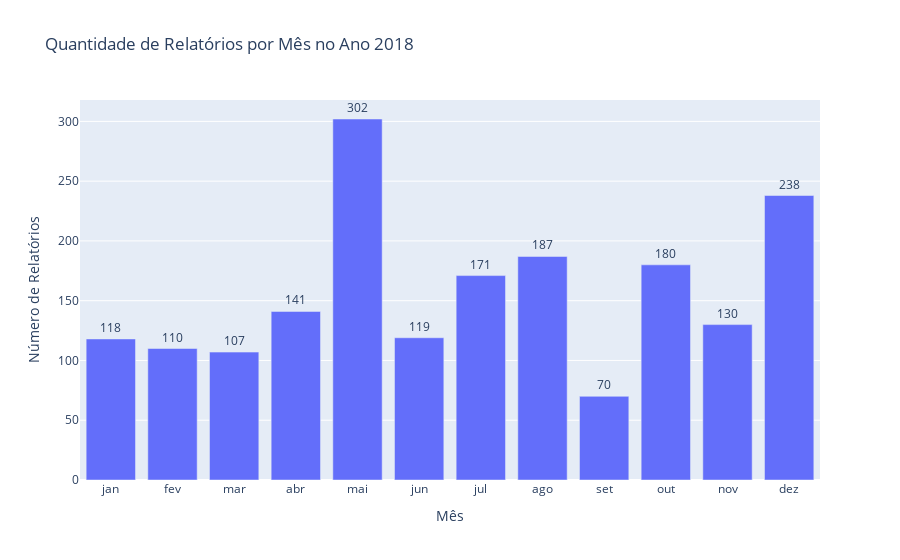
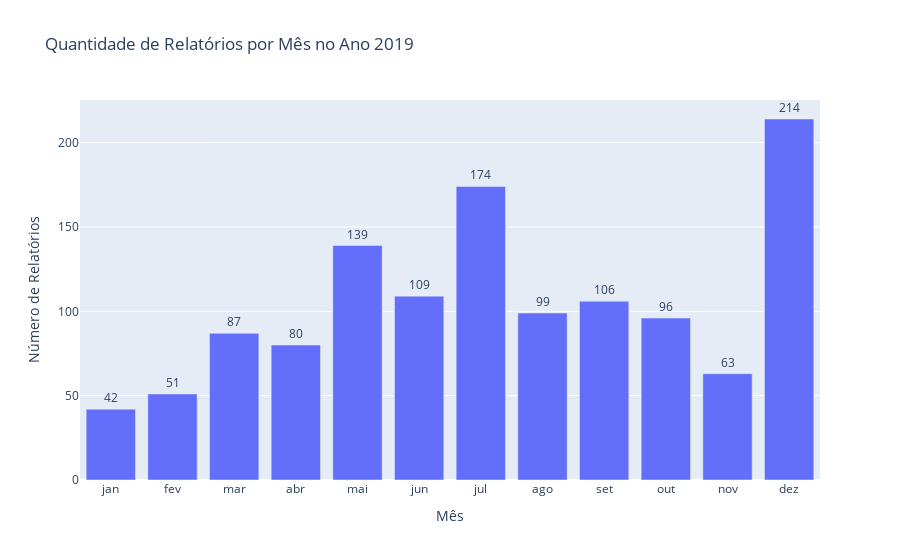
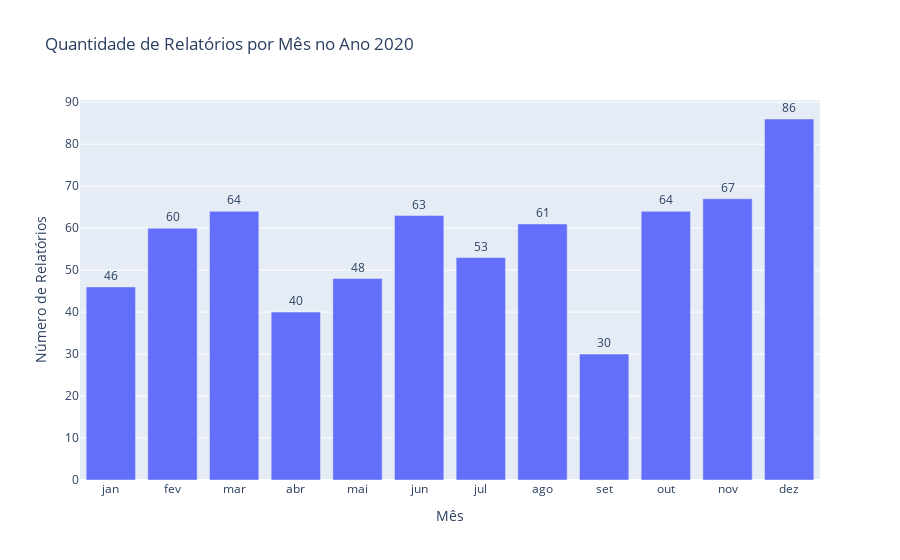
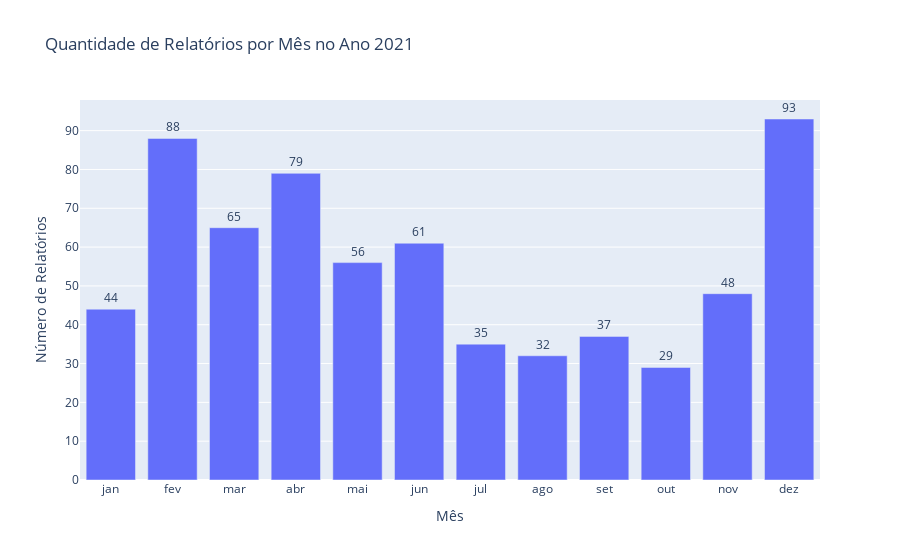

Write notebook code for charts like these, in order.
### Markdown cell above
## 10. Casos Mensais
Nesse tópico veremos a quantidade de relatórios publicados em cada mês ao longos dos anos.

### Code cell
import pandas as pd
import plotly.express as px

# Carregar o DataFrame com a nova base de dados
df = pd.read_csv("relatorios.csv")

# Converter a coluna 'Data' para o formato de datetime
df['Data'] = pd.to_datetime(df['Data'], format='%Y-%m-%d')

# Substituir '#NULL' e valores vazios por NaN
df['Ano'] = df['Ano'].replace("#NULL!", pd.NA)
df = df.dropna(subset=['Ano'])  # Remover linhas onde 'Ano' é NaN

# Converter a coluna 'Ano' para int para evitar problemas posteriores
df['Ano'] = df['Ano'].astype(int)

# Criar um dicionário para armazenar as contagens por ano e por mês
contagens_ano_mes = {}

# Obter a lista de anos únicos
anos = df['Ano'].unique()

# Iterar sobre cada ano para contar os meses
for ano in anos:
    # Filtrar o DataFrame para o ano atual
    df_ano = df[df['Ano'] == ano]
    
    # Contar quantas linhas contêm cada mês no ano atual
    contagens_mes = df_ano['Data'].dt.month.value_counts().sort_index()

    # Converter os números dos meses (1 a 12) para os nomes dos meses
    contagens_mes.index = contagens_mes.index.map({
        1: 'jan', 2: 'fev', 3: 'mar', 4: 'abr', 5: 'mai', 6: 'jun',
        7: 'jul', 8: 'ago', 9: 'set', 10: 'out', 11: 'nov', 12: 'dez'
    })
    
    # Armazenar os resultados no dicionário
    contagens_ano_mes[ano] = contagens_mes

# Converter o dicionário 'contagens_ano_mes' em um DataFrame
df_contagens = pd.DataFrame.from_dict(contagens_ano_mes, orient='index').reset_index()
df_contagens = df_contagens.rename(columns={'index': 'Ano'})

# Transformar o DataFrame para que tenhamos uma estrutura mais adequada para gráficos (long format)
df_contagens_long = df_contagens.melt(id_vars=['Ano'], var_name='Mês', value_name='Quantidade')

# Ordenar os meses de forma adequada
meses_ordenados = ['jan', 'fev', 'mar', 'abr', 'mai', 'jun', 'jul', 'ago', 'set', 'out', 'nov', 'dez']
df_contagens_long['Mês'] = pd.Categorical(df_contagens_long['Mês'], categories=meses_ordenados, ordered=True)

# Ordenar os anos em ordem crescente
df_contagens_long = df_contagens_long.sort_values(by='Ano')

# Criar gráficos de barras para cada ano e exibir a distribuição de relatórios por mês
anos_unicos = sorted(df_contagens_long['Ano'].unique())

for ano in anos_unicos:
    df_ano = df_contagens_long[df_contagens_long['Ano'] == ano]
    
    fig = px.bar(df_ano, x='Mês', y='Quantidade',
                 title=f'Quantidade de Relatórios por Mês no Ano {ano}',
                 labels={'Mês': 'Mês', 'Quantidade': 'Número de Relatórios'},
                 text='Quantidade')
    
    fig.update_traces(textposition='outside')
    fig.update_layout(xaxis=dict(categoryorder='array', categoryarray=meses_ordenados),
                      yaxis_title='Número de Relatórios',
                      xaxis_title='Mês')
    
    # Exibir o gráfico
    fig.show()

### Figure 1 — Plotly figure (JSON) as saved in the notebook; plotly's stock layout.template omitted (floating-point values rounded to 4 significant figures)
{"data": [{"alignmentgroup": "True", "hovertemplate": "Mês=%{x}<br>Número de Relatórios=%{text}<extra></extra>", "legendgroup": "", "marker": {"color": "#636efa", "pattern": {"shape": ""}}, "name": "", "offsetgroup": "", "orientation": "v", "showlegend": false, "text": [118, 110, 141, 107, 187, 171, 119, 302, 70, 238, 130, 180], "textposition": "outside", "type": "bar", "x": ["jan", "fev", "abr", "mar", "ago", "jul", "jun", "mai", "set", "dez", "nov", "out"], "xaxis": "x", "y": [118, 110, 141, 107, 187, 171, 119, 302, 70, 238, 130, 180], "yaxis": "y"}], "layout": {"barmode": "relative", "legend": {"tracegroupgap": 0}, "title": {"text": "Quantidade de Relatórios por Mês no Ano 2018"}, "xaxis": {"anchor": "y", "categoryarray": ["jan", "fev", "mar", "abr", "mai", "jun", "jul", "ago", "set", "out", "nov", "dez"], "categoryorder": "array", "domain": [0, 1], "title": {"text": "Mês"}}, "yaxis": {"anchor": "x", "domain": [0, 1], "title": {"text": "Número de Relatórios"}}}}

### Figure 2 — Plotly figure (JSON) as saved in the notebook; plotly's stock layout.template omitted (floating-point values rounded to 4 significant figures)
{"data": [{"alignmentgroup": "True", "hovertemplate": "Mês=%{x}<br>Número de Relatórios=%{text}<extra></extra>", "legendgroup": "", "marker": {"color": "#636efa", "pattern": {"shape": ""}}, "name": "", "offsetgroup": "", "orientation": "v", "showlegend": false, "text": [87, 139, 99, 109, 106, 174, 96, 214, 63, 80, 51, 42], "textposition": "outside", "type": "bar", "x": ["mar", "mai", "ago", "jun", "set", "jul", "out", "dez", "nov", "abr", "fev", "jan"], "xaxis": "x", "y": [87, 139, 99, 109, 106, 174, 96, 214, 63, 80, 51, 42], "yaxis": "y"}], "layout": {"barmode": "relative", "legend": {"tracegroupgap": 0}, "title": {"text": "Quantidade de Relatórios por Mês no Ano 2019"}, "xaxis": {"anchor": "y", "categoryarray": ["jan", "fev", "mar", "abr", "mai", "jun", "jul", "ago", "set", "out", "nov", "dez"], "categoryorder": "array", "domain": [0, 1], "title": {"text": "Mês"}}, "yaxis": {"anchor": "x", "domain": [0, 1], "title": {"text": "Número de Relatórios"}}}}

### Figure 3 — Plotly figure (JSON) as saved in the notebook; plotly's stock layout.template omitted (floating-point values rounded to 4 significant figures)
{"data": [{"alignmentgroup": "True", "hovertemplate": "Mês=%{x}<br>Número de Relatórios=%{text}<extra></extra>", "legendgroup": "", "marker": {"color": "#636efa", "pattern": {"shape": ""}}, "name": "", "offsetgroup": "", "orientation": "v", "showlegend": false, "text": [40, 60, 46, 63, 61, 30, 53, 48, 67, 64, 64, 86], "textposition": "outside", "type": "bar", "x": ["abr", "fev", "jan", "jun", "ago", "set", "jul", "mai", "nov", "out", "mar", "dez"], "xaxis": "x", "y": [40, 60, 46, 63, 61, 30, 53, 48, 67, 64, 64, 86], "yaxis": "y"}], "layout": {"barmode": "relative", "legend": {"tracegroupgap": 0}, "title": {"text": "Quantidade de Relatórios por Mês no Ano 2020"}, "xaxis": {"anchor": "y", "categoryarray": ["jan", "fev", "mar", "abr", "mai", "jun", "jul", "ago", "set", "out", "nov", "dez"], "categoryorder": "array", "domain": [0, 1], "title": {"text": "Mês"}}, "yaxis": {"anchor": "x", "domain": [0, 1], "title": {"text": "Número de Relatórios"}}}}

### Figure 4 — Plotly figure (JSON) as saved in the notebook; plotly's stock layout.template omitted (floating-point values rounded to 4 significant figures)
{"data": [{"alignmentgroup": "True", "hovertemplate": "Mês=%{x}<br>Número de Relatórios=%{text}<extra></extra>", "legendgroup": "", "marker": {"color": "#636efa", "pattern": {"shape": ""}}, "name": "", "offsetgroup": "", "orientation": "v", "showlegend": false, "text": [29, 48, 93, 35, 37, 32, 61, 56, 65, 79, 88, 44], "textposition": "outside", "type": "bar", "x": ["out", "nov", "dez", "jul", "set", "ago", "jun", "mai", "mar", "abr", "fev", "jan"], "xaxis": "x", "y": [29, 48, 93, 35, 37, 32, 61, 56, 65, 79, 88, 44], "yaxis": "y"}], "layout": {"barmode": "relative", "legend": {"tracegroupgap": 0}, "title": {"text": "Quantidade de Relatórios por Mês no Ano 2021"}, "xaxis": {"anchor": "y", "categoryarray": ["jan", "fev", "mar", "abr", "mai", "jun", "jul", "ago", "set", "out", "nov", "dez"], "categoryorder": "array", "domain": [0, 1], "title": {"text": "Mês"}}, "yaxis": {"anchor": "x", "domain": [0, 1], "title": {"text": "Número de Relatórios"}}}}
